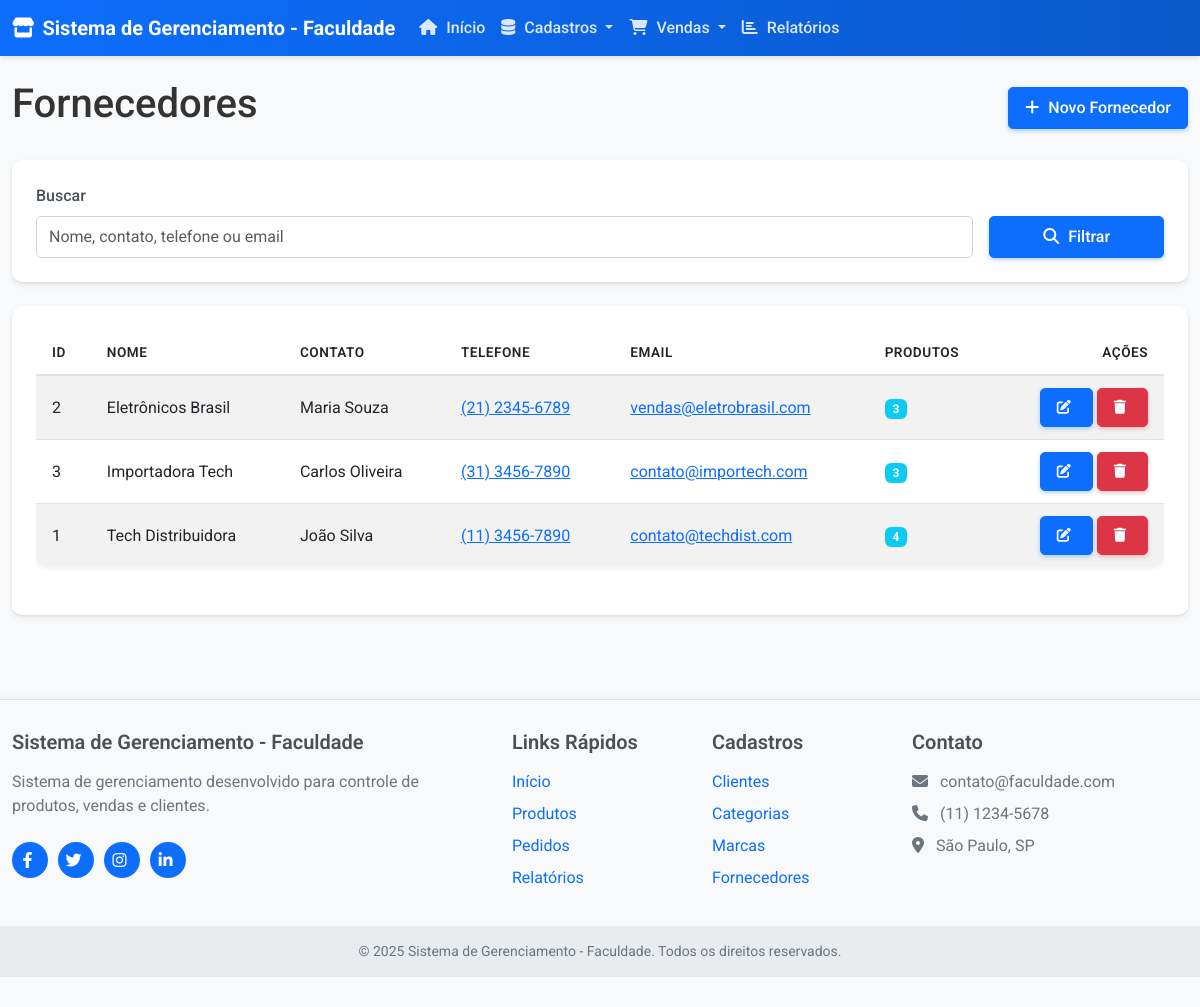
Screenshot of /pages/fornecedores.php with the database file from the repository.
### tables this page shows
CREATE TABLE IF NOT EXISTS fornecedor (
    IDFORNECEDOR INT AUTO_INCREMENT PRIMARY KEY,
    NOME VARCHAR(100) NOT NULL,
    CNPJ VARCHAR(18),
    EMAIL VARCHAR(100),
    TELEFONE VARCHAR(20),
    ENDERECO VARCHAR(200),
    CIDADE VARCHAR(100),
    ESTADO VARCHAR(2),
    CEP VARCHAR(10),
    CONTATO VARCHAR(100),
    OBSERVACOES TEXT,
    DATACADASTRO TIMESTAMP DEFAULT CURRENT_TIMESTAMP
);

### includes/database.php (called while the page is built, shortened)
<?php
class Database {
    private $host = DB_HOST;
    private $user = DB_USER;
    private $pass = DB_PASS;
    private $dbname = DB_NAME;
    private $conn;
    private $stmt;
    public function __construct() {
        $dsn = 'mysql:host=' . $this->host . ';dbname=' . $this->dbname;
        $options = array(
            PDO::ATTR_PERSISTENT => true,
            PDO::ATTR_ERRMODE => PDO::ERRMODE_EXCEPTION,
            PDO::ATTR_DEFAULT_FETCH_MODE => PDO::FETCH_ASSOC,
            PDO::MYSQL_ATTR_INIT_COMMAND => 'SET NAMES utf8'
        );
        try {
            $this->conn = new PDO($dsn, $this->user, $this->pass, $options);
        } catch(PDOException $e) {
            $this->error = $e->getMessage();
            echo 'Erro de conexão: ' . $this->error;
        }
    }
    public function query($sql, $params = []) {
        $this->stmt = $this->conn->prepare($sql);
        if (!empty($params)) {
            $i = 1;
            foreach ($params as $param) {
                $this->stmt->bindValue($i++, $param);
            }
        }
        $this->execute();
        return $this->stmt;
    }
    public function execute() {
        return $this->stmt->execute();
    }
}
?>

### pages/fornecedores.php (the view, shortened to what this page needs)
<?php
require_once '../includes/database.php';
$db = new Database();
$page = isset($_GET['page']) ? (int)$_GET['page'] : 1;
$itemsPerPage = 10;
$offset = ($page - 1) * $itemsPerPage;
$search = isset($_GET['search']) ? cleanInput($_GET['search']) : '';
$sql = "SELECT * FROM fornecedor WHERE 1=1";
$params = [];
$sql .= " ORDER BY NOME ASC LIMIT $offset, $itemsPerPage";
$fornecedores = $db->query($sql, $params)->fetchAll();
include '../includes/header.php';
?>
<div class="d-flex justify-content-between align-items-center mb-4">
    <h1>Fornecedores</h1>
    <button type="button" class="btn btn-primary" data-bs-toggle="modal" data-bs-target="#fornecedorModal">
        <i class="fas fa-plus"></i> Novo Fornecedor
    </button>
</div>
<div class="card mb-4">
    <div class="card-body">
        <form method="GET" action="fornecedores.php" class="row g-3">
            <div class="col-md-10">
                <label for="search" class="form-label">Buscar</label>
                <input type="text" class="form-control" id="search" name="search" value="<?php echo $search; ?>" placeholder="Nome, contato, telefone ou email">
            </div>
            <div class="col-md-2 d-flex align-items-end">
                <button type="submit" class="btn btn-primary w-100">
                    <i class="fas fa-search"></i> Filtrar
                </button>
            </div>
        </form>
    </div>
</div>
<div class="card">
    <div class="card-body">
        <?php if (count($fornecedores) > 0): ?>
            <div class="table-responsive">
                <table class="table table-hover table-striped">
                    <thead>
                        <tr>
                            <th>ID</th>
                            <th>Nome</th>
                            <th>Contato</th>
                            <th>Telefone</th>
                            <th>Email</th>
                            <th>Produtos</th>
                            <th class="text-end">Ações</th>
                        </tr>
                    </thead>
                    <tbody>
                        <?php foreach ($fornecedores as $fornecedor):
                            $produtosCount = $db->query(
                                "SELECT COUNT(*) as total FROM produto WHERE IDFORNECEDOR = ?",
                                [$fornecedor['IDFORNECEDOR']]
                            )->fetch()['total'];
                        ?>
                            <tr>
                                <td><?php echo $fornecedor['IDFORNECEDOR']; ?></td>
                                <td><?php echo $fornecedor['NOME']; ?></td>
                                <td>
                                    <?php echo !empty($fornecedor['CONTATO']) ? $fornecedor['CONTATO'] : '<span class="text-muted">Não informado</span>'; ?>
                                </td>
                                <td>
                                    <?php if (!empty($fornecedor['TELEFONE'])): ?>
                                        <a href="tel:<?php echo $fornecedor['TELEFONE']; ?>">
                                            <?php echo $fornecedor['TELEFONE']; ?>
                                        </a>
                                    <?php else: ?>
                                        <span class="text-muted">Não informado</span>
                                    <?php endif; ?>
                                </td>
                                <td>
                                    <?php if (!empty($fornecedor['EMAIL'])): ?>
                                        <a href="mailto:<?php echo $fornecedor['EMAIL']; ?>">
                                            <?php echo $fornecedor['EMAIL']; ?>
                                        </a>
                                    <?php else: ?>
                                        <span class="text-muted">Não informado</span>
                                    <?php endif; ?>
                                </td>
                                <td>
                                    <span class="badge bg-info"><?php echo $produtosCount; ?></span>
                                </td>
                                <td class="text-end">
                                    <a href="fornecedores.php?edit=<?php echo $fornecedor['IDFORNECEDOR']; ?>" class="btn btn-sm btn-primary" data-bs-toggle="tooltip" title="Editar">
                                        <i class="fas fa-edit"></i>
                                    </a>
                                    <a href="fornecedores.php?delete=<?php echo $fornecedor['IDFORNECEDOR']; ?>" class="btn btn-sm btn-danger btn-delete" data-bs-toggle="tooltip" title="Excluir">
                                        <i class="fas fa-trash"></i>
                                    </a>
                                </td>
                            </tr>
                        <?php endforeach; ?>
                    </tbody>
                </table>
            </div>
        <?php else: ?>
            <div class="alert alert-info">
                <i class="fas fa-info-circle"></i> Nenhum fornecedor encontrado.
            </div>
        <?php endif; ?>
    </div>
</div>
<?php
include '../includes/footer.php';
?>

### assets/css/style.css (style rules this page uses)
body { font-family: 'Roboto', sans-serif; background-color: #f8f9fa; color: #333; min-height: 100vh; display: flex; flex-direction: column; }
.card { border-radius: 10px; box-shadow: 0 4px 6px rgba(0, 0, 0, 0.05), 0 1px 3px rgba(0, 0, 0, 0.1); transition: transform 0.3s, box-shadow 0.3s; margin-bottom: 20px; border: none; overflow: hidden; }
.card-body { padding: 1.5rem; }
.btn { border-radius: 5px; padding: 0.5rem 1rem; transition: all 0.3s ease; position: relative; overflow: hidden; font-weight: 500; }
.btn::after { content: ''; position: absolute; top: 50%; left: 50%; width: 0; height: 0; background-color: rgba(255, 255, 255, 0.2); border-radius: 50%; transform: translate(-50%, -50%); transition: width 0.5s, height 0.5s; z-index: 1; pointer-events: none; }
.btn i { margin-right: 5px; }
.btn-primary { background-color: #0d6efd; border-color: #0d6efd; box-shadow: 0 2px 4px rgba(13, 110, 253, 0.3); }
.btn-danger { background-color: #dc3545; border-color: #dc3545; box-shadow: 0 2px 4px rgba(220, 53, 69, 0.3); }
.table { background-color: #fff; border-radius: 10px; overflow: hidden; box-shadow: 0 2px 4px rgba(0, 0, 0, 0.05); margin-bottom: 1.5rem; }
.table-responsive { border-radius: 10px; overflow: hidden; }
.table thead { background-color: #f1f4f9; }
.table th { font-weight: 600; border-bottom: 2px solid #dee2e6; text-transform: uppercase; font-size: 0.85rem; letter-spacing: 0.5px; padding: 0.75rem 1rem; vertical-align: middle; }
.table tbody td { padding: 0.75rem 1rem; vertical-align: middle; }
.table tbody tr:last-child td { border-bottom: none; }
.form-control, .form-select { border-radius: 5px; padding: 0.5rem 0.75rem; border: 1px solid #ced4da; transition: all 0.3s ease; }
.form-label { font-weight: 500; margin-bottom: 0.5rem; color: #495057; }
.fa, .fas, .far, .fab { margin-right: 5px; }

### assets/css/animations.css (style rules this page uses)
.hover-lift { transition: transform 0.3s ease, box-shadow 0.3s ease; }
.fade-in-element { opacity: 0; animation: fadeInAnimation 0.8s ease forwards; }
.btn-ripple { position: relative; overflow: hidden; }

### rows the page displays
fornecedor: IDFORNECEDOR "2", NOME "Eletrônicos Brasil", CONTATO "Maria Souza", TELEFONE "(21) 2345-6789", EMAIL "vendas@eletrobrasil.com", produtosCount "3"
fornecedor: IDFORNECEDOR "3", NOME "Importadora Tech", CONTATO "Carlos Oliveira", TELEFONE "(31) 3456-7890", EMAIL "contato@importech.com"
fornecedor: IDFORNECEDOR "1", NOME "Tech Distribuidora", CONTATO "João Silva", TELEFONE "(11) 3456-7890", EMAIL "contato@techdist.com", produtosCount "4"

### other values shown
SITE_NAME "Sistema de Gerenciamento - Faculdade"
